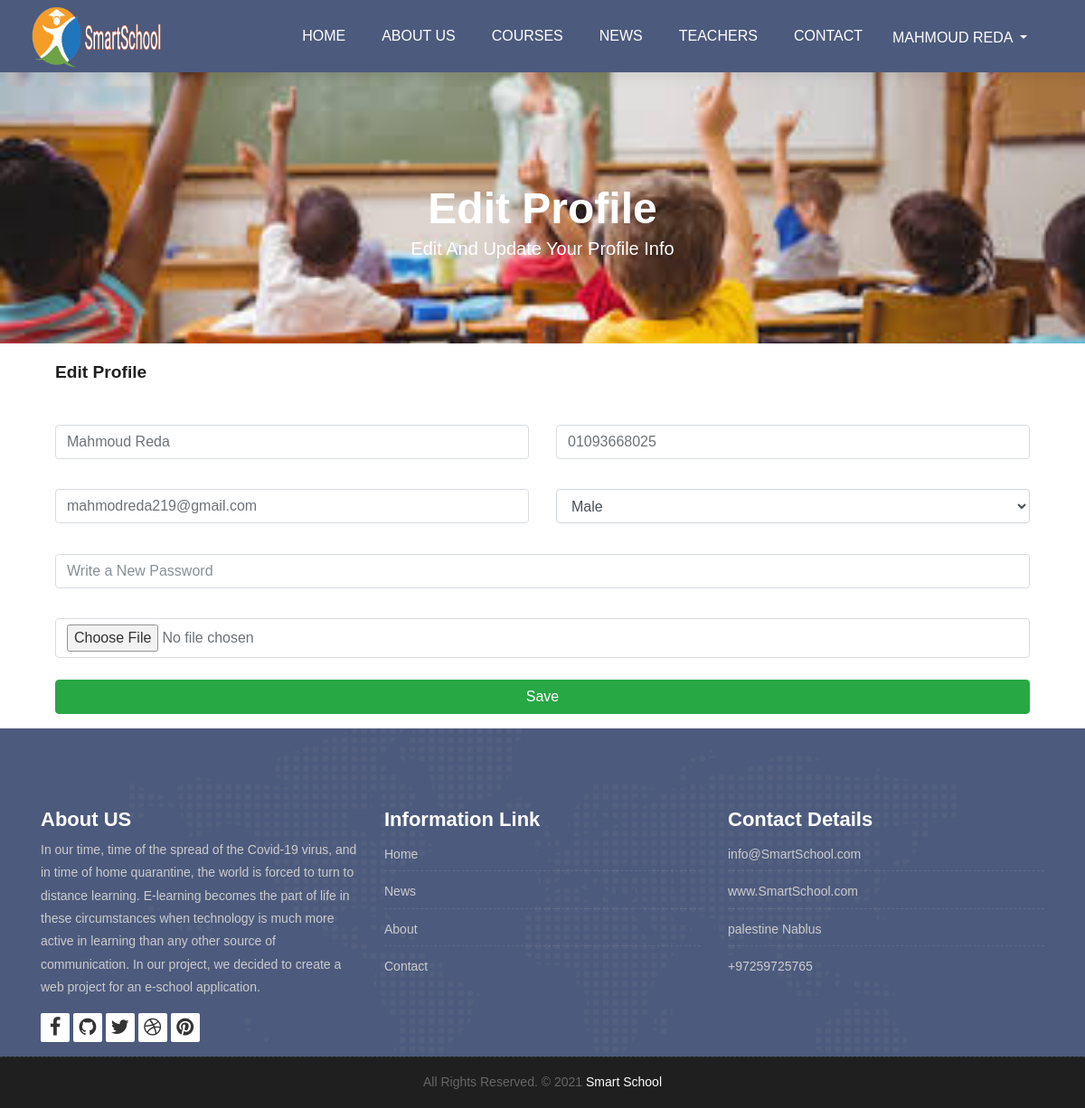
The page /profile.php (signed in) on the database its author committed.
### tables this page shows
CREATE TABLE `teachers` (
  `id` int(11) NOT NULL,
  `name` varchar(100) NOT NULL,
  `image` varchar(200) NOT NULL,
  `subject` int(11) DEFAULT NULL,
  `phone` varchar(11) NOT NULL,
  `email` varchar(50) NOT NULL,
  `password` varchar(150) NOT NULL,
  `gender` tinyint(1) NOT NULL,
  `fb_link` varchar(150) NOT NULL,
  `position` tinyint(1) NOT NULL DEFAULT 0 COMMENT '0 is teacher 1 is admin',
  `visibility` tinyint(4) NOT NULL DEFAULT 1 COMMENT ' 0 is invisible, 1 is visible',
  `date` date NOT NULL
);

### includes/init.php (called while the page is built, shortened)
<?php
include 'templates/_header.php';

### profile.php (the view, shortened to what this page needs)
<?php
require 'includes/init.php';
function getTeacher ($id) {
    global $conn;
    $getTeacher = $conn->prepare("SELECT
    name, image, subject, phone, email, fb_link, gender, date, position
    FROM
    teachers
    WHERE
    id = ?");
    $getTeacher->execute([$id]);
    if($getTeacher->rowCount() > 0){
        return $getTeacher->fetch();
    }else{
        return 0;
    }
}
?>
<div class="all-title-box">
    <div class="container text-center">
        <h1>
           Edit Profile
           <span class="m_1">Edit And Update Your Profile Info</span>
        </h1>
    </div>
</div>
<div class="container">
	<div class="p-3">
		<h1>
			<small><strong>Edit Profile</strong></small>
		</h1>
		<?php
		if($_SESSION['smart_school_position'] === 1){
			$teacher = getTeacher($_SESSION['smart_school_user']);
			if($teacher !== 0){
				?>
				<form action="<?php echo $_SERVER['PHP_SELF'];?>" method="post" id="edit-teacher" enctype="multipart/form-data">
		            <div class="row">
		                <div class="col-md-6 col-12">
		                    <label for="name">Name</label>
		                    <input type="text" name="name" autofocus placeholder="Teacher's Name" id="name" class="form-control" value="<?php echo $teacher['name'];?>">
		                </div>
		                <div class="col-md-6 col-12 mb-3 mb-md-0">
		                    <label for="phone">Phone</label>
		                    <input type="number" name="phone" autofocus placeholder="Teacher's Phone" id="phone" class="form-control" value="<?php echo $teacher['phone'];?>">
		                </div>
		            </div>
		            <div class="row mt-0">
		                <div class="col-md-6 col-12">
		                    <label for="email">Email</label>
		                    <input type="email" name="email" placeholder="Teacher's Email" id="email" class="form-control" value="<?php echo $teacher['email'];?>">
		                </div>
		                <div class="col-md-6 col-12 mb-3 mb-md-0">
		                    <label for="gender">Gender</label>
		                    <select class="form-control" id="gender" name="gender">
		                        <option <?php if($teacher['gender'] == 0){echo 'selected';}?> value="0">Male</option>
		                    </select>
		                </div>
		            </div>
		            <div class="row mt-0">
	                    <div class="col-12">
	                        <label for="password">New Password</label>
	                        <input type="password" name="password" placeholder="Write a New Password" id="password" class="form-control">
	                    </div>
	                </div>
		            <div class="row mt-0">
		                <div class="col-12">
		                    <label for="image">Teacher's Image</label>
		                    <input class="form-control" type="file" id="image" name="image">
		                </div>
		            </div>
		            <div class="row mt-4">
		                <div class="col-12">
		                	<button class="btn btn-success btn-block" name="edit_teacher">Save</button>
		                </div>
		            </div>
		        </form>
				<?php
			}else{
				header('location:user.php?page=logout');
			}
		}else if($_SESSION['smart_school_position'] === 0){
                if($_SERVER['REQUEST_METHOD'] === 'POST'){
                    if(array_key_exists("edit-student", $_POST)){
                        updateStudent();
                    }
                }
			$student = getStudent($_SESSION['smart_school_user']);
			if($student !== 0){
				?>
				<form id="edit-form" action="<?php echo $_SERVER['PHP_SELF'];?>" method="post">
                   <input type="hidden" name="id" id="id" value="<?php echo $_SESSION['smart_school_user'];?>">
                    <div class="row">
                        <div class="col-md-6 col-12 mb-3 mb-md-0">
                            <label for="name">Name</label>
                            <input autofocus type="text" name="name" placeholder="Student Name" id="name" class="form-control" value="<?php echo $student['name'];?>">
                            <small class="err-msg name"></small>
                        </div>
                        <div class="col-md-6 col-12 mb-3 mb-md-0">
                            <label for="email">Email</label>
                            <input type="email" name="email" placeholder="Student Email" id="email" class="form-control" value="<?php echo $student['email'];?>">
                            <small class="err-msg email"></small>
                        </div>
                    </div>
                    <div class="row mt-3">
                        <div class="col-md-6 col-12 mb-3 mb-md-0">
                            <label for="student_id">Student Id</label>
                            <input type="number" name="student_id" id="student_id" placeholder="Student Id" class="form-control" value="<?php echo $student['student_id'];?>">
                            <small class="err-msg id"></small>
                        </div>
                        <div class="col-md-6 col-12 mb-3 mb-md-0">
                            <label for="birth_date">Birth Date</label>
                            <input type="date" name="birth_date" id="birth_date" placeholder="Student Birth" class="form-control" value="<?php echo $student['birth_date'];?>">
                            <small class="err-msg date"></small>
                        </div>
                    </div>
                    <div class="row mt-3">
                        <div class="col-12">
                            <label for="grade">Grade</label>
                            <select name="grade" id="grade" class="form-control">
                                <option value="NULL" disabled>Choose One</option>
                                <option value="7" <?php if($student['grade'] == 7){echo 'selected';}?>>Grade 7</option>
                                <option value="8" <?php if($student['grade'] == 8){echo 'selected';}?>>Grade 8</option>
                                <option value="9" <?php if($student['grade'] == 9){echo 'selected';}?>>Grade 9</option>
                            </select>
                            <small class="err-msg grade"></small>
                        </div>
                    </div>
                    <div class="gap-2 d-grid mt-3">
                        <button class="btn btn-success" name="edit-student">Save</button>
                    </div>
                </form>
	            <script>
	                const form = document.getElementById("edit-form");
	                form.onsubmit = function (e) {
	                    let name  = form.querySelector("input#name"),
	                        id    = form.querySelector("input#student_id"),
	                        email = form.querySelector("input#email"),
	                        date  = form.querySelector("input#birth_date"),
	                        grade    = form.querySelector("select#grade");
	                    if(name.value.match(/^[a-zA-Z _]{5,}$/g) === null){
	                        e.preventDefault();
	                        name.classList.add("input-alert");
	                        name.focus();
	                        form.querySelector("small.err-msg.name").textContent = 'name must contain 5 charachters at least';
	                    }else{
	                        name.classList.remove("input-alert");
	                        form.querySelector("small.err-msg.name").textContent = '';
	                        if(id.value.match(/^[0-9]+$/g) === null){
	                            e.preventDefault();
	                            id.classList.add("input-alert");
	                            id.focus();
	                            form.querySelector("small.err-msg.id").textContent = 'please write numeric id';
	                        }else{
	                            id.classList.remove("input-alert");
	                            form.querySelector("small.err-msg.id").textContent = '';
	                            if(email.value.match(/^\S+@\S+\.\S+$/g) === null){
	                                e.preventDefault();
	                                email.classList.add("input-alert");
	                                email.focus();
	                                form.querySelector("small.err-msg.email").textContent = 'please write a valid email';
	                            }else{
	                                email.classList.remove("input-alert");
	                                form.querySelector("small.err-msg.email").textContent = '';
	                                if(date === ""){
	                                    e.preventDefault();
	                                    date.classList.add("input-alert");
	                                    date.focus();
	                                    form.querySelector("small.err-msg.date").textContent = 'please choose a date';
	                                }else{
	                                    date.classList.remove("input-alert");
	                                    form.querySelector("small.err-msg.date").textContent = '';
	                                    if(grade.value === "NULL"){
	                                        e.preventDefault();
	                                        grade.classList.add("input-alert");
	                                        grade.focus();
	                                        form.querySelector("small.err-msg.grade").textContent = 'Choose Student Grade';
	                                    }else{
	                                        grade.classList.remove("input-alert");
	                                        form.querySelector("small.err-msg.grade").textContent = '';
	                                    }
	                                }
	                            }
	                        }
	                    }
	                }
	            </script>
				<?php
			}else{
				header('location:user.php?page=logout');
			}
		}
		?>
	</div>
</div>
<?php include 'templates/_footer.php';?>

### templates/_navbar.php (shortened to what this page needs)
<?php
function getUser () {
    global $conn;
    if($_SESSION['smart_school_position'] === 0){
        $position = 'students';
    }else if ($_SESSION['smart_school_position'] === 1){
        $position = 'teachers';
    }else{header('location:user.php?page=logout');}
    $getUser = $conn->prepare("SELECT
        name
        FROM
        $position
        WHERE
        id = ?");
    $getUser->execute([$_SESSION['smart_school_user']]);
    return $getUser->fetch();
}
?>
<nav class="navbar navbar-expand-lg navbar-light bg-light">
    <div class="container-fluid">
        <a class="navbar-brand" href="index.php">
            <img src="images/logoo1.png"  alt="" style="width: 150px; height: 70px;"  />
        </a>
        <div class="collapse navbar-collapse" id="navbars-host">
            <ul class="navbar-nav ml-auto">
                <li class="nav-item <?php if(isset($pageName) && $pageName == 'home'){echo 'active';}?>"><a class="nav-link" href="index.php">Home</a></li>
                <li class="nav-item <?php if(isset($pageName) && $pageName == 'about'){echo 'active';}?>"><a class="nav-link" href="about.php">About Us</a></li>
                <li class="nav-item dropdown <?php if(isset($pageName) && $pageName == 'courses'){echo 'active';}?>">
                    <a class="nav-link dropdown-toggle" href="#" id="dropdown-a" data-toggle="dropdown">Courses </a>
                </li>
                <li class="nav-item <?php if(isset($pageName) && $pageName == 'news'){echo 'active';}?>"><a class="nav-link" href="blog.php">News</a></li>
                <li class="nav-item <?php if(isset($pageName) && $pageName == 'teachers'){echo 'active';}?>"><a class="nav-link" href="teachers.php">Teachers</a></li>
                <li class="nav-item <?php if(isset($pageName) && $pageName == 'contact'){echo 'active';}?>"><a class="nav-link" href="contact.php">Contact</a></li>
                <?php
                if(isset($_SESSION['smart_school_user'])){
                    ?>
                    <li class="ml-0 nav-item">
                        <div class="btn-group">
                          <button class="btn mt-1 text-uppercase text-white bg-transparent dropdown-toggle" type="button" data-toggle="dropdown" aria-haspopup="true" aria-expanded="false">
                            <?php echo getUser()['name'];?>
                          </button>
                        </div>
                    </li>
                    <?php
                }
                ?>
            </ul>
        </div>
    </div>
</nav>

### style.css (style rules this page uses)
body { color: #333333; font-size: 14px; font-family: 'Rubik', sans-serif; line-height: 1.80857; }
html, body { height: 100%; }
a { color: #1f1f1f; text-decoration: none !important; outline: none !important; -webkit-transition: all .3s ease-in-out; -moz-transition: all .3s ease-in-out; -ms-transition: all .3s ease-in-out; -o-transition: all .3s ease-in-out; transition: all .3s ease-in-out; }
h1, h2, h3, h4, h5, h6 { letter-spacing: 0; font-weight: normal; position: relative; padding: 0 0 10px 0; font-weight: normal; line-height: 120% !important; color: #1f1f1f; margin: 0 }
h1 { font-size: 24px }
a { color: #1f1f1f; text-decoration: none; outline: none; }
a, .btn { text-decoration: none !important; outline: none !important; -webkit-transition: all .3s ease-in-out; -moz-transition: all .3s ease-in-out; -ms-transition: all .3s ease-in-out; -o-transition: all .3s ease-in-out; transition: all .3s ease-in-out; }
.top-navbar .bg-light { background: #4c5a7d !important; }
.top-navbar .navbar-light .navbar-nav .nav-link { color: #ffffff; font-size: 16px; font-weight: 500; }
.top-navbar .navbar-light .navbar-nav .nav-item { position: relative; display: inline-block; padding: 15px 0px; margin: 0px 20px; }
.top-navbar .navbar-light .navbar-nav .nav-item .nav-link { padding: 6px 0px; position: relative; display: block; line-height: 30px; letter-spacing: 0px; text-transform: uppercase; }
.top-navbar .navbar-light .navbar-nav .nav-item::after { position: absolute; content: ''; left: 50%; bottom: auto; top: 11px; width: 5px; height: 5px; opacity: 0; margin-left: -3px; background-color: #ffffff; border-radius: 50px; -webkit-transform: translateY(0px); transform: translateY(0px); transition: all 900ms ease; -webkit-transition: all 900ms ease; -ms-transition: all 900ms ease; -o-transition: all 900ms ease; -moz-transition: all 900ms ease; }
.top-navbar .navbar-light .navbar-nav .nav-item .nav-link::before { position: absolute; content: ''; left: 0%; bottom: auto; top: -4px; width: 5px; height: 5px; border-radius: 50px; opacity: 0; margin-left: -10px; background-color: #ffffff; -webkit-transform: translateY(0px); transform: translateY(0px); transition: all 900ms ease; -webkit-transition: all 900ms ease; -ms-transition: all 900ms ease; -o-transition: all 900ms ease; -moz-transition: all 900ms ease; }
.top-navbar .navbar-light .navbar-nav .nav-item .nav-link::after { position: absolute; content: ''; right: 0%; left: auto; bottom: auto; top: -4px; width: 5px; height: 5px; border-radius: 50px; border: none !important; opacity: 0; margin-right: -11px; background-color: #ffffff; transition: all 900ms ease; -webkit-transition: all 900ms ease; -ms-transition: all 900ms ease; -o-transition: all 900ms ease; -moz-transition: all 900ms ease; }
.top-navbar .bg-light { padding-top: 0px; padding-bottom: 0px; box-shadow: 0 0 18px 0 rgba(0,0,0,.12); }
.all-title-box { background: url(images/banner.jpg)no-repeat; -webkit-background-size: cover; -moz-background-size: cover; -o-background-size: cover; background-size: cover; background-position: center; min-height: 300px; }
.all-title-box h1 { color: #fff; font-weight: 600; text-transform: capitalize; padding-top: 11%; font-size: 48px; line-height: 0px; }
span.m_1 { font-weight: 300; font-size: 20px; line-height: 1.5em; display: block; }
* { list-style-type: none; text-decoration: none; font-family: Arial, Helvetica, sans-serif; margin: 0; padding: 0; box-sizing: border-box; }
label { color: white; }
input { opacity: .8; }

### rows shown on the page
teachers: name "MAHMOUD REDA", name "Mahmoud Reda", phone "01093668025", email "mahmodreda219@gmail.com", gender "Male"
